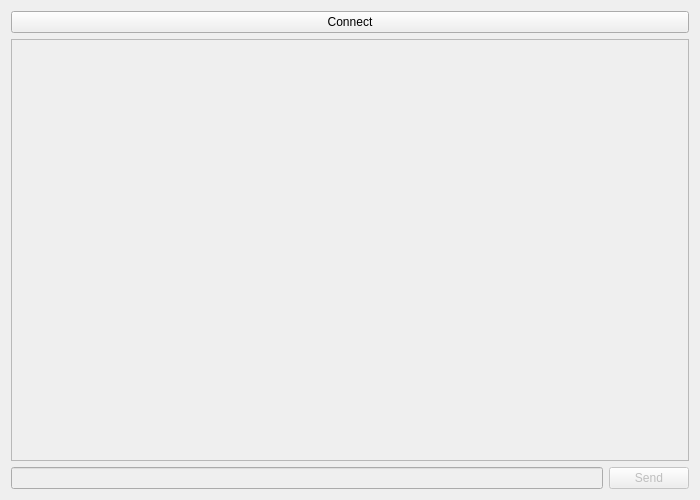
<?xml version="1.0" encoding="UTF-8"?>
<ui version="4.0">
 <class>ChatWindow</class>
 <widget class="QWidget" name="ChatWindow">
  <property name="geometry">
   <rect>s
    <x>0</x>
    <y>0</y>
    <width>700</width>
    <height>500</height>
   </rect>
  </property>
  <property name="windowTitle">
   <string>Client</string>
  </property>
  <layout class="QGridLayout" name="gridLayout">
   <item row="0" column="0" colspan="2">
    <widget class="QPushButton" name="connectButton">
     <property name="text">
      <string>Connect</string>
     </property>
    </widget>
   </item>
   <item row="1" column="0" colspan="2">
    <widget class="QListView" name="chatView">
     <property name="enabled">
      <bool>false</bool>
     </property>
     <property name="editTriggers">
      <set>QAbstractItemView::NoEditTriggers</set>
     </property>
    </widget>
   </item>
   <item row="2" column="0">
    <widget class="QLineEdit" name="messageEdit">
     <property name="enabled">
      <bool>false</bool>
     </property>
    </widget>
   </item>
   <item row="2" column="1">
    <widget class="QPushButton" name="sendButton">
     <property name="enabled">
      <bool>false</bool>
     </property>
     <property name="text">
      <string>Send</string>
     </property>
     <property name="default">
      <bool>true</bool>
     </property>
    </widget>
   </item>
  </layout>
 </widget>
 <resources/>
 <connections/>
</ui>
